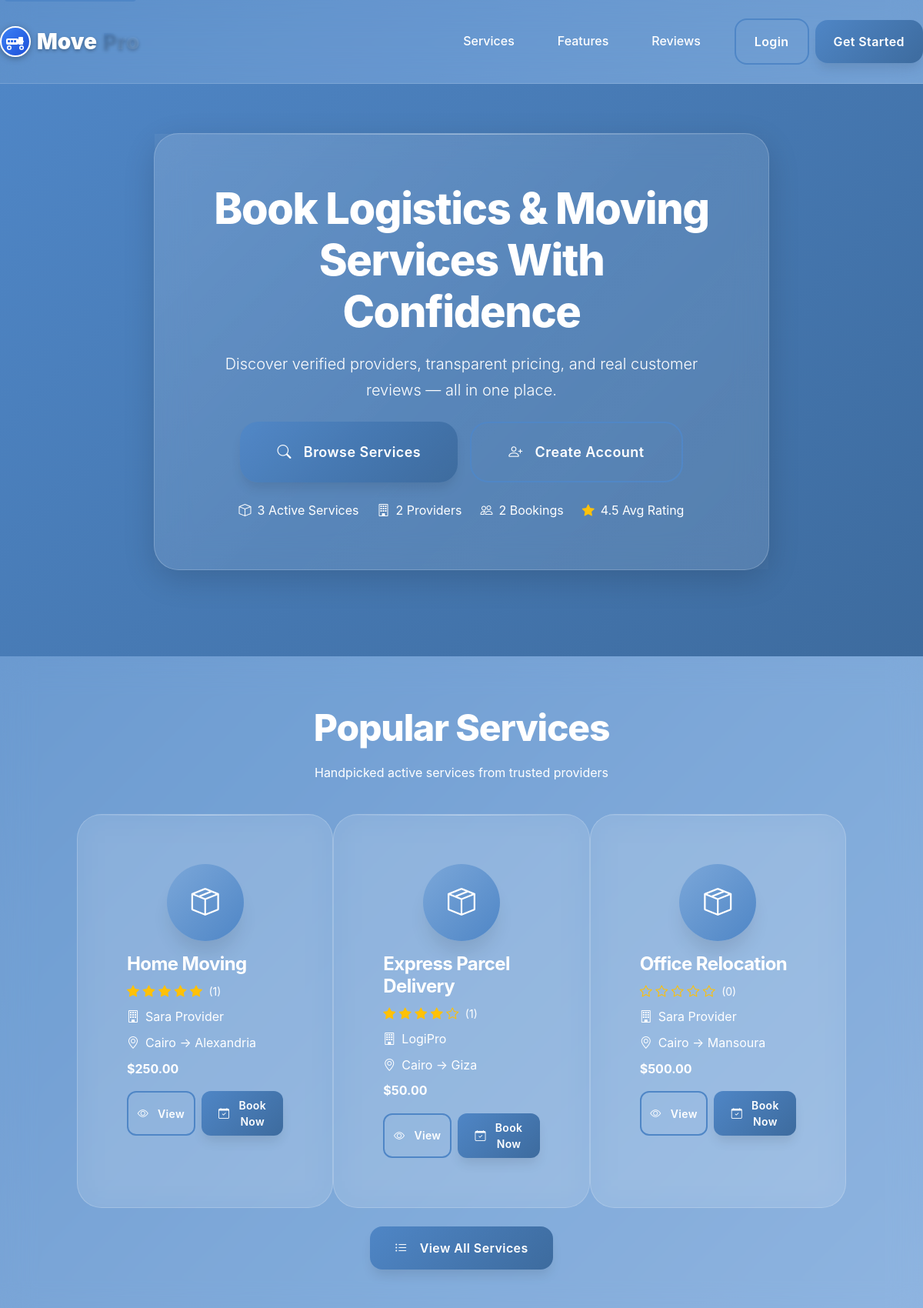
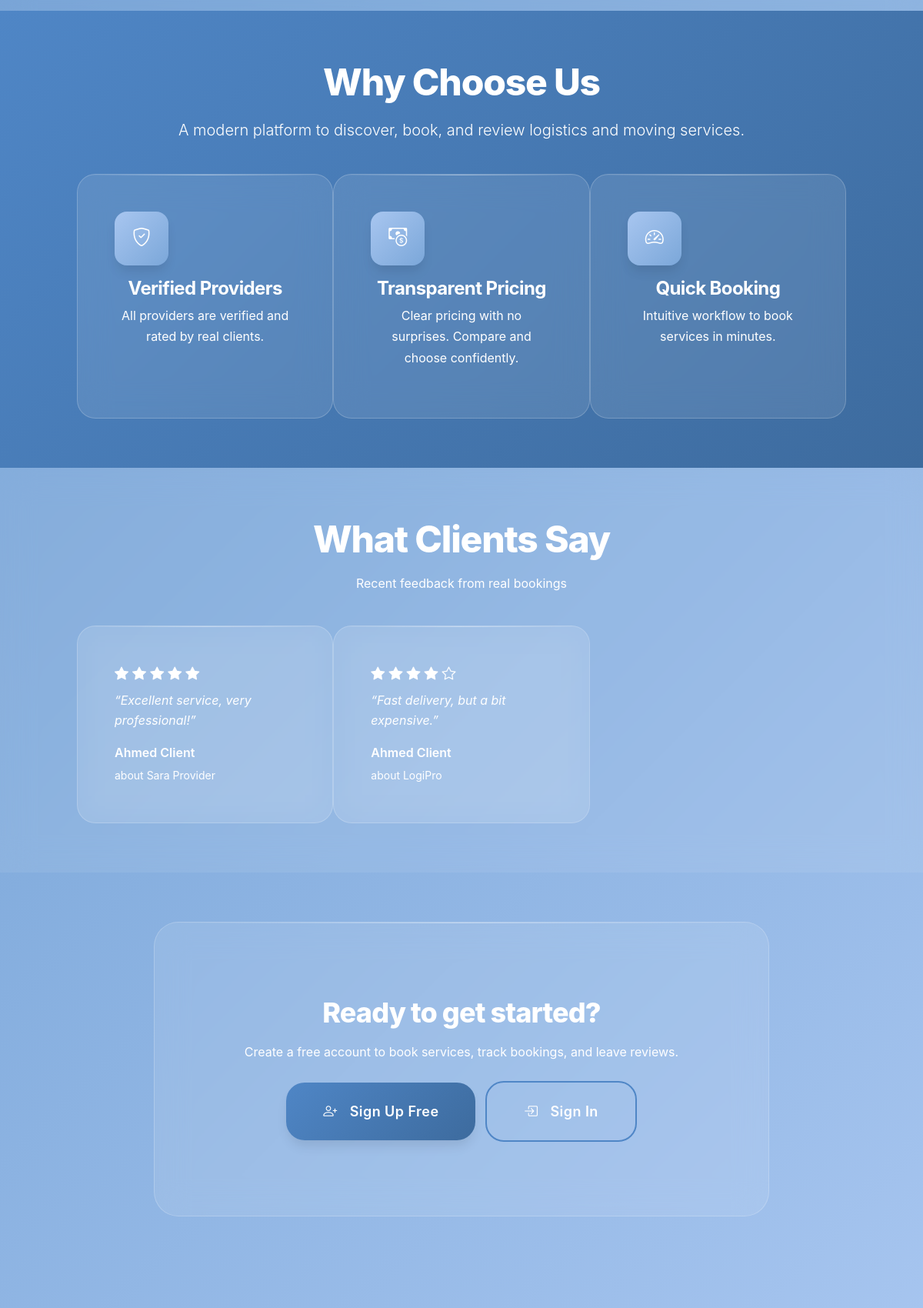
The page / (upper part) on the database its author committed (2 pictures, top to bottom).
### tables this page shows
CREATE TABLE services (
  id INT AUTO_INCREMENT PRIMARY KEY,
  provider_id INT NOT NULL,
  title VARCHAR(150) NOT NULL,
  description TEXT,
  type VARCHAR(50),
  price DECIMAL(10,2) NOT NULL,
  city_from VARCHAR(100),
  city_to VARCHAR(100),
  available_from DATE,
  available_to DATE,
  created_at TIMESTAMP DEFAULT CURRENT_TIMESTAMP,
  status ENUM('active','inactive') DEFAULT 'active',
  FOREIGN KEY (provider_id) REFERENCES users(id) ON DELETE CASCADE
);

CREATE TABLE users (
  id INT AUTO_INCREMENT PRIMARY KEY,
  name VARCHAR(100) NOT NULL,
  email VARCHAR(100) NOT NULL UNIQUE,
  password VARCHAR(255) NOT NULL,
  role ENUM('client','provider','admin') NOT NULL DEFAULT 'client',
  phone VARCHAR(30),
  company_name VARCHAR(100),
  profile_image VARCHAR(255) DEFAULT NULL,
  created_at TIMESTAMP DEFAULT CURRENT_TIMESTAMP,
  status ENUM('active','inactive') DEFAULT 'active',
  rating DECIMAL(2,1) DEFAULT 0.0
);

CREATE TABLE reviews (
  id INT AUTO_INCREMENT PRIMARY KEY,
  booking_id INT NOT NULL,
  reviewer_id INT NOT NULL,
  provider_id INT NOT NULL,
  rating INT NOT NULL CHECK (rating BETWEEN 1 AND 5),
  comment TEXT,
  created_at TIMESTAMP DEFAULT CURRENT_TIMESTAMP,
  FOREIGN KEY (booking_id) REFERENCES bookings(id) ON DELETE CASCADE,
  FOREIGN KEY (reviewer_id) REFERENCES users(id) ON DELETE CASCADE,
  FOREIGN KEY (provider_id) REFERENCES users(id) ON DELETE CASCADE
);

### public/index.php (the view, shortened to what this page needs)
<?php
require_once '../includes/auth.php';
[$total_services]   = mysqli_fetch_row(mysqli_query($conn, "SELECT COUNT(*) FROM services WHERE status='active'"));
[$total_providers]  = mysqli_fetch_row(mysqli_query($conn, "SELECT COUNT(*) FROM users WHERE role='provider' AND status IN ('active','inactive')"));
[$total_bookings]   = mysqli_fetch_row(mysqli_query($conn, "SELECT COUNT(*) FROM bookings"));
[$avg_rating_raw]   = mysqli_fetch_row(mysqli_query($conn, "SELECT AVG(rating) FROM reviews"));
$avg_rating = $avg_rating_raw ? number_format((float)$avg_rating_raw, 1) : '0.0';
$services = mysqli_query($conn, "
  SELECT s.*, u.name as provider_name,
         (SELECT AVG(r.rating) FROM reviews r JOIN bookings b ON r.booking_id=b.id WHERE b.service_id=s.id) as avg_rating,
         (SELECT COUNT(*) FROM reviews r JOIN bookings b ON r.booking_id=b.id WHERE b.service_id=s.id) as review_count
  FROM services s
  JOIN users u ON s.provider_id = u.id
  WHERE s.status='active'
  ORDER BY s.created_at DESC
  LIMIT 6
");
$testimonials = mysqli_query($conn, "
  SELECT r.comment, r.rating, c.name AS client_name, p.name AS provider_name
  FROM reviews r
  JOIN users c ON r.reviewer_id=c.id
  JOIN users p ON r.provider_id=p.id
  ORDER BY r.created_at DESC
  LIMIT 3
");
?>
<!DOCTYPE html>
<html lang="en">
<head>
  <link href="https://cdn.jsdelivr.net/npm/bootstrap@5.3.2/dist/css/bootstrap.min.css" rel="stylesheet" />
  <link href="https://cdn.jsdelivr.net/npm/bootstrap-icons@1.11.1/font/bootstrap-icons.css" rel="stylesheet" />
  <link rel="stylesheet" href="../assets/css/style.css" />
</head>
<body class="modern-bg">
  <nav class="navbar navbar-expand-lg navbar-glass">
    <div class="container-fluid">
      <a class="navbar-brand fw-bold fs-3" href="index.php">
        <img src="../assets/img/logo.svg" alt="MovePro Logo" class="logo-svg">
        <span class="logo-text-white">Move</span><span class="logo-text-blue">Pro</span>
      </a>
      <div class="collapse navbar-collapse" id="marketingNav">
        <ul class="navbar-nav ms-auto mb-2 mb-lg-0 align-items-center">
          <li class="nav-item"><a class="nav-link" href="#services">Services</a></li>
          <li class="nav-item"><a class="nav-link" href="#features">Features</a></li>
          <li class="nav-item"><a class="nav-link" href="#testimonials">Reviews</a></li>
          <li class="nav-item ms-3"><a class="btn btn-outline-primary px-4" href="login.php">Login</a></li>
          <li class="nav-item ms-2"><a class="btn btn-primary px-4" href="register.php">Get Started</a></li>
        </ul>
      </div>
    </div>
  </nav>
  <section class="hero-glass d-flex align-items-center text-center section-gradient" style="min-height: 60vh;">
    <div class="container-fluid">
      <div class="row justify-content-center">
        <div class="col-lg-8">
          <div class="glass-card">
            <h1 class="display-4 fw-black mb-3 gradient-text">Book Logistics & Moving Services With Confidence</h1>
            <p class="lead mb-4">Discover verified providers, transparent pricing, and real customer reviews — all in one place.</p>
            <div class="d-flex justify-content-center gap-3">
              <a href="client_services.php" class="btn btn-primary btn-lg"><i class="bi bi-search me-2"></i>Browse Services</a>
              <a href="register.php" class="btn btn-outline-primary btn-lg"><i class="bi bi-person-plus me-2"></i>Create Account</a>
            </div>
            <div class="d-flex justify-content-center gap-4 mt-4 text-white-50">
              <div><i class="bi bi-box me-2"></i><?= (int)$total_services ?> Active Services</div>
              <div><i class="bi bi-building me-2"></i><?= (int)$total_providers ?> Providers</div>
              <div><i class="bi bi-people me-2"></i><?= (int)$total_bookings ?> Bookings</div>
              <div><i class="bi bi-star-fill text-warning me-2"></i><?= $avg_rating ?> Avg Rating</div>
            </div>
          </div>
        </div>
      </div>
    </div>
  </section>
  <section id="services" class="container-fluid py-6 section-glass">
    <div class="row justify-content-center mb-5">
      <div class="col-lg-10 text-center">
        <h2 class="gradient-text mb-3">Popular Services</h2>
        <p class="text-muted">Handpicked active services from trusted providers</p>
      </div>
    </div>
    <div class="row justify-content-center">
      <div class="col-lg-10">
        <div class="row g-4">
          <?php if ($services && mysqli_num_rows($services) > 0): ?>
            <?php while($s = mysqli_fetch_assoc($services)): ?>
              <div class="col-md-6 col-lg-4">
                <div class="service-3d-card h-100">
                  <div class="service-icon mb-3"><i class="bi bi-box-seam"></i></div>
                  <h5 class="fw-bold mb-2"><?= htmlspecialchars($s['title']) ?></h5>
                  <div class="mb-2 text-warning">
                    <?php $r = (float)$s['avg_rating']; for($i=1;$i<=5;$i++): ?>
                      <i class="bi bi-star<?= $i <= $r ? '-fill' : '' ?>"></i>
                    <?php endfor; ?>
                    <small class="text-muted ms-1">(<?= (int)$s['review_count'] ?>)</small>
                  </div>
                  <div class="mb-2"><i class="bi bi-building me-2"></i><?= htmlspecialchars($s['provider_name']) ?></div>
                  <div class="mb-2"><i class="bi bi-geo-alt me-2"></i><?= htmlspecialchars($s['city_from'] ?: 'N/A') ?> → <?= htmlspecialchars($s['city_to'] ?: 'N/A') ?></div>
                  <div class="fw-bold text-success mb-3">$<?= number_format((float)$s['price'], 2) ?></div>
                  <div class="d-flex gap-2">
                    <a href="login.php" class="btn btn-outline-primary btn-sm"><i class="bi bi-eye me-1"></i>View</a>
                    <a href="login.php" class="btn btn-primary btn-sm"><i class="bi bi-calendar-check me-1"></i>Book Now</a>
                  </div>
                </div>
              </div>
            <?php endwhile; ?>
          <?php else: ?>
            <div class="col-12 text-center text-muted">No services available yet. Check back soon.</div>
          <?php endif; ?>
        </div>
        <div class="text-center mt-4">
          <a href="login.php" class="btn btn-primary"><i class="bi bi-list-ul me-2"></i>View All Services</a>
        </div>
      </div>
    </div>
  </section>
  <section id="features" class="container-fluid py-6 section-gradient">
    <div class="row justify-content-center mb-5">
      <div class="col-lg-8 text-center">
        <h2 class="gradient-text mb-3">Why Choose Us</h2>
        <p class="lead">A modern platform to discover, book, and review logistics and moving services.</p>
      </div>
    </div>
    <div class="row justify-content-center">
      <div class="col-lg-10">
        <div class="row g-4">
          <div class="col-md-4"><div class="feature-glass-card text-center"><div class="feature-icon mb-3"><i class="bi bi-shield-check"></i></div><h5 class="mb-2">Verified Providers</h5><p>All providers are verified and rated by real clients.</p></div></div>
          <div class="col-md-4"><div class="feature-glass-card text-center"><div class="feature-icon mb-3"><i class="bi bi-cash-coin"></i></div><h5 class="mb-2">Transparent Pricing</h5><p>Clear pricing with no surprises. Compare and choose confidently.</p></div></div>
          <div class="col-md-4"><div class="feature-glass-card text-center"><div class="feature-icon mb-3"><i class="bi bi-speedometer2"></i></div><h5 class="mb-2">Quick Booking</h5><p>Intuitive workflow to book services in minutes.</p></div></div>
        </div>
      </div>
    </div>
  </section>
  <section id="testimonials" class="container-fluid py-6 section-glass">
    <div class="row justify-content-center mb-5">
      <div class="col-lg-10 text-center">
        <h2 class="gradient-text mb-3">What Clients Say</h2>
        <p class="text-muted">Recent feedback from real bookings</p>
      </div>
    </div>
    <div class="row justify-content-center">
      <div class="col-lg-10">
        <div class="row g-4">
          <?php if ($testimonials && mysqli_num_rows($testimonials) > 0): ?>
            <?php while($t = mysqli_fetch_assoc($testimonials)): ?>
              <div class="col-md-4">
                <div class="testimonial-glass-card h-100">
                  <div class="testimonial-rating mb-2">
                    <?php for($i=1;$i<=5;$i++): ?>
                      <i class="bi bi-star<?= $i <= (int)$t['rating'] ? '-fill' : '' ?>"></i>
                    <?php endfor; ?>
                  </div>
                  <div class="testimonial-text mb-3">“<?= htmlspecialchars($t['comment'] ?: 'Great service!') ?>”</div>
                  <div class="testimonial-author">
                    <strong><?= htmlspecialchars($t['client_name']) ?></strong>
                    <span>about <?= htmlspecialchars($t['provider_name']) ?></span>
                  </div>
                </div>
              </div>
            <?php endwhile; ?>
          <?php else: ?>
            <div class="col-12 text-center text-muted">Reviews will appear here as bookings are completed.</div>
          <?php endif; ?>
        </div>
      </div>
    </div>
  </section>
  <section class="container-fluid py-6">
    <div class="row justify-content-center">
      <div class="col-lg-8">
        <div class="cta-glass text-center">
          <h3 class="gradient-text mb-3">Ready to get started?</h3>
          <p class="mb-4">Create a free account to book services, track bookings, and leave reviews.</p>
          <a href="register.php" class="btn btn-primary btn-lg me-2"><i class="bi bi-person-plus me-2"></i>Sign Up Free</a>
          <a href="login.php" class="btn btn-outline-primary btn-lg"><i class="bi bi-box-arrow-in-right me-2"></i>Sign In</a>
        </div>
      </div>
    </div>
  </section>
</body>
</html>

### rows shown on the page
services: title "Home Moving", review_count "1", provider.name "Sara Provider", city_from "Cairo", city_to "Alexandria", price "250.00"
services: title "Express Parcel Delivery", review_count "1", provider.name "LogiPro", city_from "Cairo", city_to "Giza", price "50.00"
services: title "Office Relocation", review_count "0", provider.name "Sara Provider", city_from "Cairo", city_to "Mansoura", price "500.00"
reviews: rating 5 (drawn), comment "Excellent service, very professional!", reviewer.name "Ahmed Client", provider.name "Sara Provider"
reviews: rating 4 (drawn), comment "Fast delivery, but a bit expensive.", reviewer.name "Ahmed Client", provider.name "LogiPro"

### other values the page prints
$total_services "3"
$total_providers "2"
$total_bookings "2"
$avg_rating "4.5"
